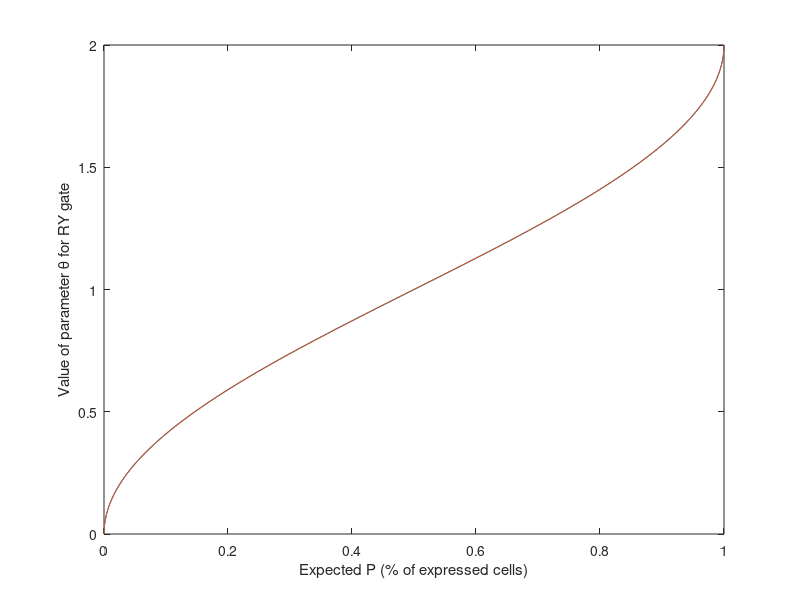

This figure's MATLAB source:
Theta=0:0.01:1;
q=[1 0]';
p=zeros(size(Theta));
for k=1:length(Theta)
    theta=Theta(k)*pi;
    RY=[cos(theta/2) -sin(theta/2); sin(theta/2) cos(theta/2)];    
    f=(RY*q).^2;
    p(k)=f(2);
end

figure;
plot(p,2*Theta);
hold on
% plot(p,asin(sqrt(p))*(2/pi),'x')
plot(p,4*asin(sqrt(p))/pi)
xlabel('Expected P (% of expressed cells)')
ylabel('Value of parameter \theta for RY gate')
